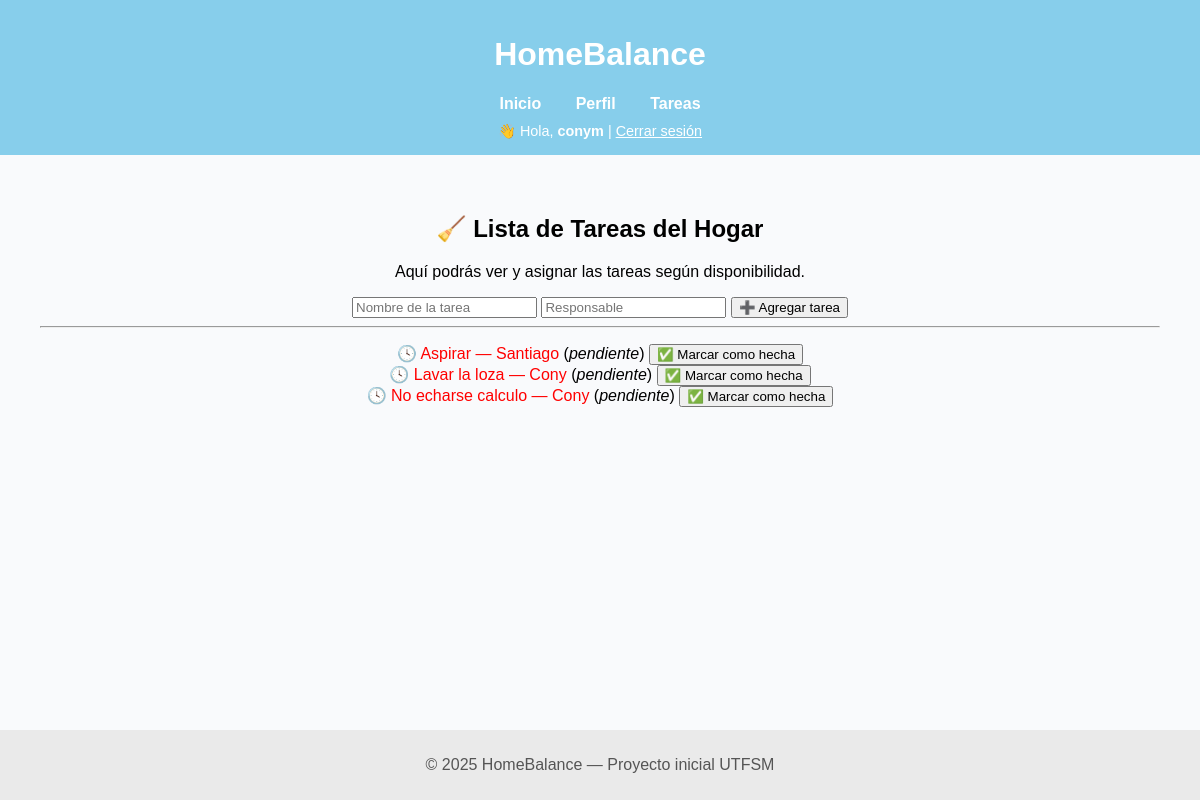
Screenshot of /tareas/ (signed in) with the database file from the repository.
### myapp/models.py (models this page shows, shortened)
class Tarea(models.Model):
    ESTADOS = [
        ('pendiente', 'Pendiente'),
        ('hecha', 'Hecha'),
    ]
    nombre = models.CharField(max_length=100)
    responsable = models.CharField(max_length=100)
    estado = models.CharField(max_length=10, choices=ESTADOS, default='pendiente')
    fecha_creacion = models.DateTimeField(auto_now_add=True)

### myapp/views.py (the view)
# urls.py: path('tareas/', views.tareas, name='tareas'),
def tareas(request):
    if request.method == 'POST':
        nombre = request.POST.get('nombre')
        responsable = request.POST.get('responsable')
        if nombre and responsable:
            Tarea.objects.create(nombre=nombre, responsable=responsable)
        return redirect('tareas')  # recarga la página
    tareas = Tarea.objects.all()
    return render(request, 'tareas.html', {'tareas': tareas})

### myapp/templates/tareas.html (shortened to what this page needs)
{% extends "base.html" %}
{% block content %}
    <h2>🧹 Lista de Tareas del Hogar</h2>
    <p>Aquí podrás ver y asignar las tareas según disponibilidad.</p>
    <form method="POST">
        <input type="text" name="nombre" placeholder="Nombre de la tarea" required>
        <input type="text" name="responsable" placeholder="Responsable" required>
        <button type="submit">➕ Agregar tarea</button>
    </form>
    <hr>
    <ul>
        {% for tarea in tareas %}
            <section>
                {% if tarea.estado == "hecha" %}
                    ✅ <span style="color: gray; text-decoration: line-through;">
                        {{ tarea.nombre }} — {{ tarea.responsable }}
                    </span>
                    (<em>{{ tarea.estado }}</em>)
                    <form action="{% url 'completar_tarea' tarea.id %}" method="POST" style="display:inline;">
                    {% csrf_token %}
                    <button type="submit">↩️ Marcar como pendiente</button>
                </form>
            {% else %}
                🕓 <span style="color: red;">
                    {{ tarea.nombre }} — {{ tarea.responsable }}
                </span>
                (<em>{{ tarea.estado }}</em>)
                <form action="{% url 'completar_tarea' tarea.id %}" method="POST" style="display:inline;">
                    <button type="submit">
                        {% if tarea.estado == "pendiente" %}
                            ✅ Marcar como hecha
                        {% else %}
                            ↩️ Marcar como pendiente
                        {% endif %}
                    </button>
                </form>
            {% endif %}
            </section>
    {% empty %}
        <li>No hay tareas registradas aún 💤</li>
    {% endfor %}
</ul>
{% endblock %}

### myapp/templates/base.html (shortened to what this page needs)
<!DOCTYPE html>
<html lang="es">
<head>
</head>
<body>
    <header>
        <h1>HomeBalance</h1>
        <nav>
            <a href="{% url 'inicio' %}">Inicio</a>
            <a href="{% url 'perfil' %}">Perfil</a>
            <a href="{% url 'tareas' %}">Tareas</a>
        </nav>
        <div class="user-info">
            {% if user.is_authenticated %}
                👋 Hola, <strong>{{ user.username }}</strong> |
                <a href="{% url 'logout' %}">Cerrar sesión</a>
            {% else %}
                <a href="{% url 'login' %}">Iniciar sesión</a> |
                <a href="{% url 'registro' %}">Registrarse</a>
            {% endif %}
        </div>
    </header>
    <main>
        {% block content %}{% endblock %}
    </main>
    <footer>
        <p>© 2025 HomeBalance — Proyecto inicial UTFSM</p>
    </footer>
</body>
</html>

### myapp/templates/base.html (style rules this page uses)
body { font-family: Arial, sans-serif; background-color: #f9fafc; margin: 0; padding: 0; }
header { background-color: #87CEEB; color: white; padding: 15px 0; text-align: center; }
nav a { color: white; margin: 0 15px; text-decoration: none; font-weight: bold; }
main { padding: 40px; text-align: center; }
footer { background-color: #eaeaea; color: #555; text-align: center; padding: 10px 0; position: fixed; bottom: 0; width: 100%; }
.user-info { margin-top: 10px; font-size: 0.9em; }
.user-info a { color: white; font-weight: normal; text-decoration: underline; }
ul { list-style-type: none; padding: 0; }

### rows the page displays
Tarea: nombre "Aspirar", responsable "Santiago", estado "pendiente", shows "✅ Marcar como hecha"
Tarea: nombre "Lavar la loza", responsable "Cony", estado "pendiente", shows "✅ Marcar como hecha"
Tarea: nombre "No echarse calculo", responsable "Cony", estado "pendiente", shows "✅ Marcar como hecha"

### other values shown
{{ user.username }} "conym"
